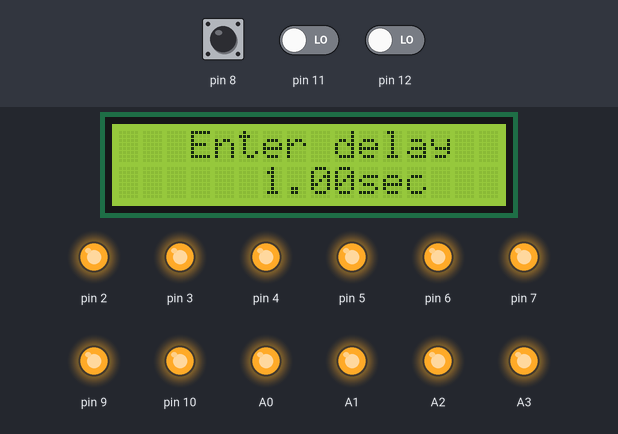
A sketch run on a simulated Arduino Uno, built with avr-gcc and run on an emulated ATmega328P. Shown: 16×2 character LCD, output pins drawn as LEDs (lit = HIGH). Dashed ring = blinking. The test bench sets the inputs (shaded band); at power-on: pin 8 HIGH, pin 11 LOW, pin 12 LOW. Random numbers use the default seed unless the sketch sets one.

Above: at 1.3 s.
1.4 s: pin 8 pulled LOW for 0.15 s
At 2.7 s:
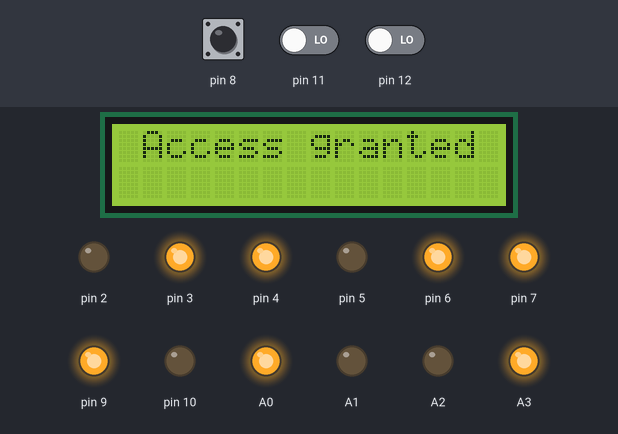
4.5 s: pin 8 pulled LOW for 1 s
At 6.4 s:
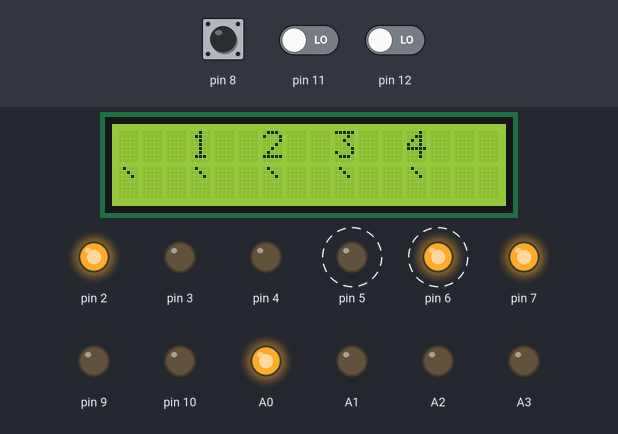
8.5 s: pin 8 pulled LOW for 0.15 s
At 9.3 s:
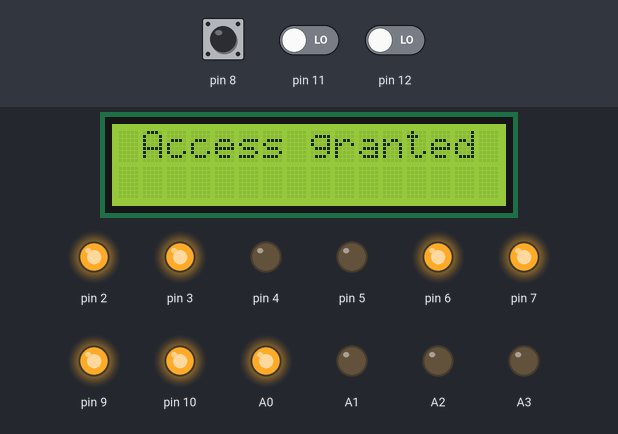
11.6 s: pin 8 pulled LOW for 3.2 s
At 13.1 s:
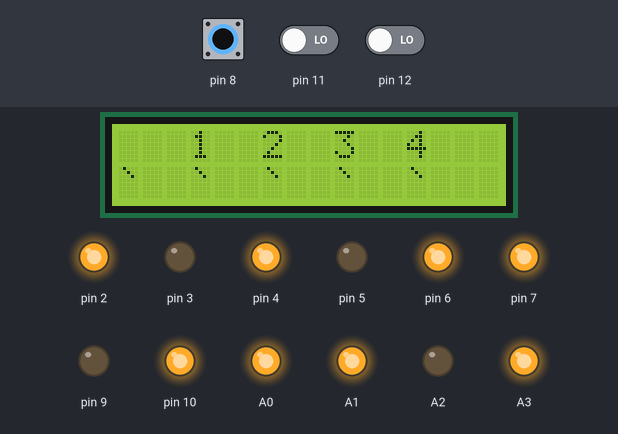
16.3 s: pin 8 driven LOW and pin 11 driven HIGH
At 18.7 s:
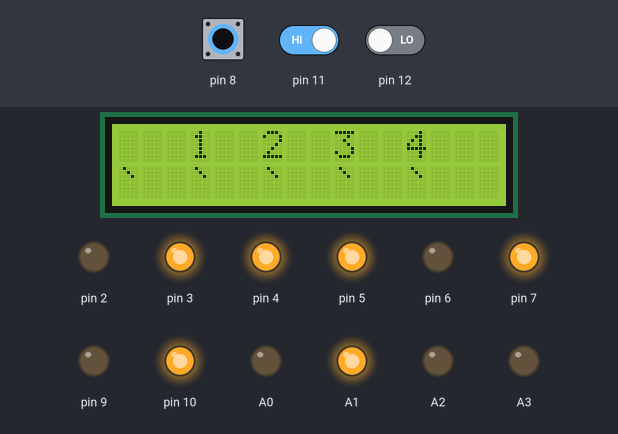
19.3 s: pin 11 driven LOW
At 20.6 s:
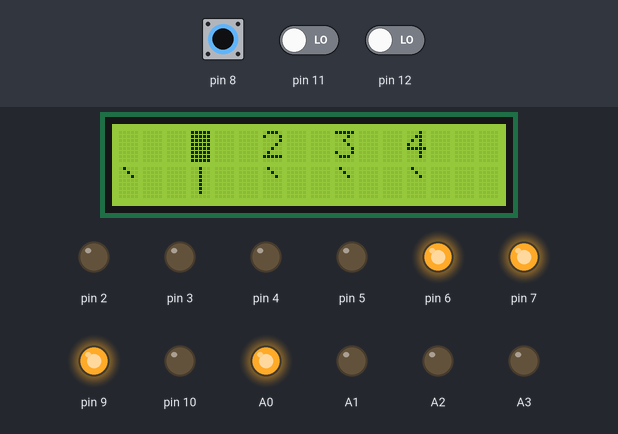
Timing chart, 0 to 26.3 s (numbered marks = the images above; inputs shaded):
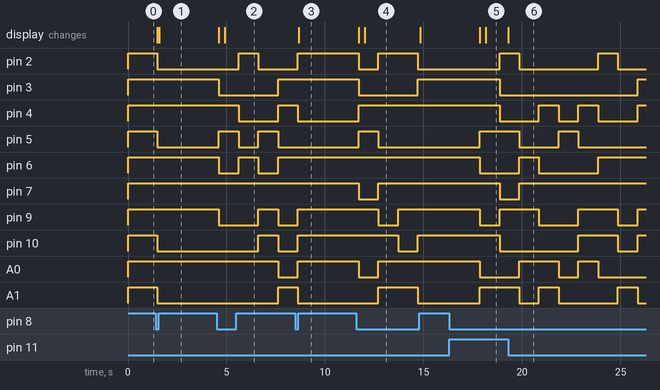

Measured:
- after the input at 1.4 s, pin 2, pin 5, pin 10, A1, A2: HIGH → LOW after 0.09 s; the display: first changes after 0.09 s (image 1 shows a later state)
- after the input at 8.5 s, the display: changes after 0.18 s (image 3)
- after the input at 19.3 s, the display: changes at once (image 6)
- by itself, A3: alternates HIGH for 3.0 s and LOW for 1.0 s

The sketch:

Project.ino
```cpp
#include <LiquidCrystal_I2C.h>

#include "DPL.h"

#define LBLUE Color(0, 255, 255)
#define PURPLE Color(255, 0, 255)
#define YELLOW Color(255, 255, 0)

using namespace DPL_Pins;
using namespace DPL_SerialPort;
using namespace DPL_RGB;

bool isSet[4] = {false, false, false, false};

bool isLocked = false;

const byte LEDAmount = 4;

float DELAY = 1000;
bool isDELAYSet = false;

LiquidCrystal_I2C LCD(0x27, 16, 2);

Pin enc_A(11, INPUT);
Pin enc_B(12, INPUT);
Pin Button(8, INPUT_PULLUP);

Pin LockPin(1, OUTPUT);

RGB LED1(2, 3, 4, NEGATIVE);
RGB LED2(5, 6, 7, NEGATIVE);
RGB LED3(9, 10, A1, NEGATIVE);
RGB LED4(A0, A2, A3, NEGATIVE);

RGB LEDS[LEDAmount] = {LED1, LED2, LED3, LED4};

Color UNLOCKCOLORS[4] = {BLACK, BLACK, BLACK, BLACK};

Color ENTEREDCOLORS[4] = {BLACK, BLACK, BLACK, BLACK};

int Count = 0;

unsigned long timer  = 0;

SerialPort SC(9600);

bool enc_A_prev = false;
int delay_prev = 0;

enum Modes {
  LOCKED,
  UNLOCKED,
};

void setup() {
  timer = millis();
  LEDS[0].Set(0, 0, 0);
  LEDS[1].Set(0, 0, 0);
  LEDS[2].Set(0, 0, 0);
  LEDS[3].Set(0, 0, 0);
  LCDInit();

  LCD.setCursor(0,0);
  LCD.print("   Enter delay  ");
  LCD.setCursor(0,1);
  LCD.print("                ");
  PreSetup();
}

void loop() {
  if (!isDELAYSet)
    PreSetup ();
  else{
    EncHandler();
    if (!isLocked)
      Loop(Count);
    if (isLocked)
      LockedLoop(Count);
  }
}

void PreSetup (){
  bool A = enc_A.readState();
  bool B = enc_B.readState();

  if (!A && enc_A_prev && millis() - timer >= 25) {
    if (B){
      if (DELAY <= 3000)
        DELAY -= 10;
      else if (DELAY > 3000 && DELAY <= 15000)
        DELAY -= 100;
      else if (DELAY > 15000)
        DELAY -= 1000;
    }
    else{
      if (DELAY <= 3000)
        DELAY += 10;
      else if (DELAY > 3000 && DELAY <= 15000)
        DELAY += 100;
      else if (DELAY > 15000)
        DELAY += 1000;
    }
    timer = millis();

    DELAY = constrain(DELAY, 0, 100000);
  }

  enc_A_prev = A;

  if (delay_prev != DELAY){
    LCD.setCursor(0,1);
    LCD.print("      ");
    LCD.setCursor(6,1);
    LCD.print(DELAY/1000);
    LCD.print("sec   ");
  }

  if (!Button.readState()){
    isDELAYSet = true;
    LCDInit();
  }

  delay_prev = DELAY;
}

void Loop (int val) {
  bool BUTTON = !Button.readState();

  if (millis() - timer >= DELAY) {
    for (int i = 0; i < LEDAmount; ++i) {
      int Buff = random(1, 7);

      switch (Buff) {
        case 1: LEDS[i].Set(WHITE); break;
        case 2: LEDS[i].Set(RED); break;
        case 3: LEDS[i].Set(GREEN); break;
        case 4: LEDS[i].Set(BLUE); break;
        case 5: LEDS[i].Set(YELLOW); break;
        case 6: LEDS[i].Set(LBLUE); break;
        default: LEDS[i].Set(PURPLE); break;
      }
    }
    timer = millis();
  }
  if (BUTTON) {
    if (!isSet[Count - 1]){
      UNLOCKCOLORS[Count - 1] = LEDS[Count - 1].color;
      LCD.setCursor(Count * 3, 1);
      LCD.print("|");
      isSet[Count - 1] = true;
    }
  }

  if (isSet[0] && isSet[1] && isSet[2] && isSet[3])
    Lock();
}

void LockedLoop (int val) {
  bool BUTTON = !Button.readState();

  if (millis() - timer >= DELAY) {
    for (int i = 0; i < LEDAmount; ++i) {
      int Buff = random(1, 7);

      switch (Buff) {
        case 1: LEDS[i].Set(WHITE); break;
        case 2: LEDS[i].Set(RED); break;
        case 3: LEDS[i].Set(GREEN); break;
        case 4: LEDS[i].Set(BLUE); break;
        case 5: LEDS[i].Set(YELLOW); break;
        case 6: LEDS[i].Set(LBLUE); break;
        default: LEDS[i].Set(PURPLE); break;
      }
    }
    timer = millis();
  }
  if (BUTTON) {
    if (isSet[Count - 1]){
      ENTEREDCOLORS[Count - 1] = LEDS[Count - 1].color;
      LCD.setCursor(Count * 3, 1);
      LCD.print("`");
      isSet[Count - 1] = false;
    }
  }

  if (!isSet[0] && !isSet[1] && !isSet[2] && !isSet[3] && isLocked && CheckArrays())
    Unlock();
  else if (!isSet[0] && !isSet[1] && !isSet[2] && !isSet[3] && isLocked && !CheckArrays())
    ShowError();
}

void EncHandler () {
  bool A = enc_A.readState();
  bool B = enc_B.readState();

  if (!A && enc_A_prev) {
    if (B)
      --Count;
    else
      ++Count;

    Count = constrain(Count, 1, 4);
  }

  enc_A_prev = A;
  SetBlink(Count);
}

void LCDInit() {
  LCD.begin();
  LCD.print("   1  2  3  4");
  LCD.setCursor(0, 1);
  LCD.print("   `  `  `  `");
}

void SetBlink(byte val) {
  if (val > 0) {
    LCD.setCursor(val * 3, 0);
    LCD.blink();
  } else {
    LCD.noBlink();
  }
}

void Lock(){
  for (int i = 0; i < 4; ++i){
    isSet[i] = true;
  }
  LCD.setCursor(0,0);
  LCD.print("  Pass is set  ");
  LCD.setCursor(0,1);
  LCD.print("                ");
  isLocked = true;
  LockPin.On();
  delay(3000);

  LCD.setCursor(0,0);
  LCD.print("   1  2  3  4");
  LCD.setCursor(0, 1);
  LCD.print("   |  |  |  |");
}

void Unlock(){
  for (int i = 0; i < 4; ++i){
    isSet[i] = false;
  }
  isLocked = false;
  LockPin.Off();

  LCD.setCursor(0,0);
  LCD.print(" Access granted ");
  LCD.setCursor(0,1);
  LCD.print("                ");

  UnlockLCDUpdate();
}

void ShowError (){
  LCD.setCursor(0,0);
  LCD.print(" Access denied  ");
  LCD.setCursor(0,1);
  LCD.print("                ");

  LockLCDUpdate();
}

void LockLCDUpdate (){
  for (int i = 0; i < 4; ++i){
    isSet[i] = true;
  }
  isLocked = true;
  delay(3000);

  LCD.setCursor(0,0);
  LCD.print("   1  2  3  4   ");
  LCD.setCursor(0, 1);
  LCD.print("   |  |  |  |   ");
}

void UnlockLCDUpdate (){
  for (int i = 0; i < 4; ++i){
    isSet[i] = false;
  }
  isLocked = false;
  delay(3000);

  LCD.setCursor(0,0);
  LCD.print("   1  2  3  4   ");
  LCD.setCursor(0, 1);
  LCD.print("   `  `  `  `   ");
}

bool CheckArrays (){
  bool isOK[4] = {false, false, false, false};

  for (int i = 0; i < 4; ++i){
    if (ENTEREDCOLORS[i].R == UNLOCKCOLORS[i].R && ENTEREDCOLORS[i].G == UNLOCKCOLORS[i].G && ENTEREDCOLORS[i].B == UNLOCKCOLORS[i].B)
      isOK[i] = true;
  }

  if (isOK[0] && isOK[1] && isOK[2] && isOK[3])
    return true;
  else
    return false;
}
```
